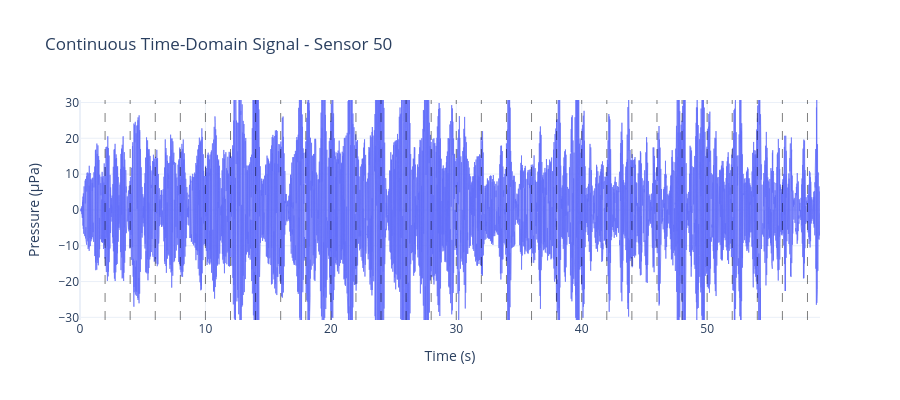
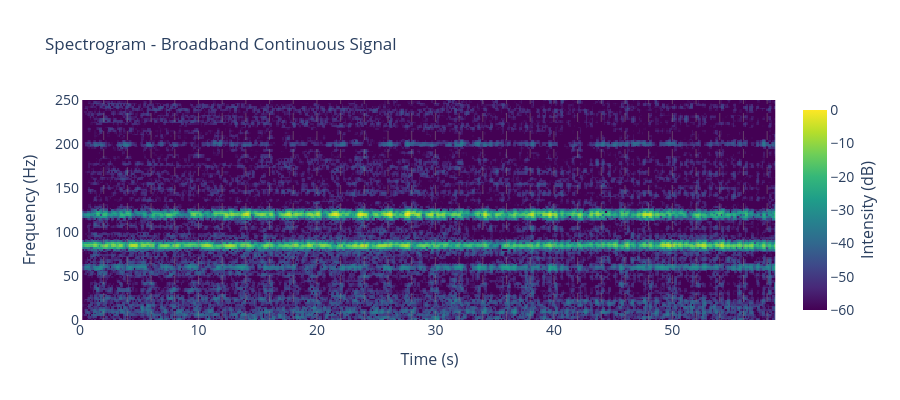

Notebook source saved alongside these figures, in order:
### Markdown cell above
## 12. Visualise Time-Domain Signal and Spectrogram

Plot the continuous time-domain signal and its spectrogram. Red dashed lines mark timestep boundaries where the propagation transfer function is updated.

**Important**: The spectrogram uses proper PSD scaling (dB re 1 µPa²/Hz) for underwater acoustics.

### Code cell
boundary_times_s = [
    i * SIM_PARAMS["time_interval"].total_seconds()
    for i in range(1, SIM_PARAMS["num_steps"])
]
signal_real = np.real(continuous_signal)

# Plot 1: Time-domain signal
fig_time = go.Figure()
fig_time.add_trace(
    go.Scatter(x=time_axis, y=signal_real, mode="lines", line=dict(width=1), opacity=0.7)
)
fig_time.update_yaxes(
    range=[np.percentile(signal_real, 1), np.percentile(signal_real, 99)],
    title_text="Pressure (µPa)",
)
fig_time.update_xaxes(title_text="Time (s)")

for t_boundary in boundary_times_s:
    fig_time.add_vline(
        x=t_boundary,
        line_color="black",
        line_dash="dash",
        opacity=0.5,
        line_width=1,
    )

fig_time.update_layout(
    title=f"Continuous Time-Domain Signal - Sensor {SENSOR_TO_ANALYZE}",
    template="plotly_white",
    height=400,
    width=900,
)
fig_time.show()

# Plot 2: Spectrogram (use plotter helper)
fig_spec = plot_spectrogram(
    signal_real,
    int(SIGNAL_PARAMS["sampling_rate_hz"]),
    n_fft=256,
    hop_length=64,
    y_lim=(0, SIGNAL_PARAMS["sampling_rate_hz"] / 2),
    yaxis_format="hz",
    fig_size=(9, 4),
)
for t_boundary in boundary_times_s:
    fig_spec.add_vline(
        x=t_boundary,
        line_color="grey",
        line_dash="dash",
        opacity=0.5,
        line_width=1,
    )
fig_spec.update_layout(title="Spectrogram - Broadband Continuous Signal")
fig_spec.show()

### Figure 1 — Plotly figure (JSON) as saved in the notebook; plotly's stock layout.template omitted (floating-point values rounded to 4 significant figures; data arrays with more than 128 entries replaced by an {"elided": "..."} marker saying what was removed)
{"data": [{"line": {"width": 1}, "mode": "lines", "opacity": 0.7, "type": "scatter", "x": {"elided": "29500 float values"}, "y": {"elided": "29500 float values"}}], "layout": {"height": 400, "shapes": [{"line": {"color": "black", "dash": "dash", "width": 1}, "opacity": 0.5, "type": "line", "x0": 2, "x1": 2, "xref": "x", "y0": 0, "y1": 1, "yref": "y domain"}, {"line": {"color": "black", "dash": "dash", "width": 1}, "opacity": 0.5, "type": "line", "x0": 4, "x1": 4, "xref": "x", "y0": 0, "y1": 1, "yref": "y domain"}, {"line": {"color": "black", "dash": "dash", "width": 1}, "opacity": 0.5, "type": "line", "x0": 6, "x1": 6, "xref": "x", "y0": 0, "y1": 1, "yref": "y domain"}, {"line": {"color": "black", "dash": "dash", "width": 1}, "opacity": 0.5, "type": "line", "x0": 8, "x1": 8, "xref": "x", "y0": 0, "y1": 1, "yref": "y domain"}, {"line": {"color": "black", "dash": "dash", "width": 1}, "opacity": 0.5, "type": "line", "x0": 10, "x1": 10, "xref": "x", "y0": 0, "y1": 1, "yref": "y domain"}, {"line": {"color": "black", "dash": "dash", "width": 1}, "opacity": 0.5, "type": "line", "x0": 12, "x1": 12, "xref": "x", "y0": 0, "y1": 1, "yref": "y domain"}, {"line": {"color": "black", "dash": "dash", "width": 1}, "opacity": 0.5, "type": "line", "x0": 14, "x1": 14, "xref": "x", "y0": 0, "y1": 1, "yref": "y domain"}, {"line": {"color": "black", "dash": "dash", "width": 1}, "opacity": 0.5, "type": "line", "x0": 16, "x1": 16, "xref": "x", "y0": 0, "y1": 1, "yref": "y domain"}, {"line": {"color": "black", "dash": "dash", "width": 1}, "opacity": 0.5, "type": "line", "x0": 18, "x1": 18, "xref": "x", "y0": 0, "y1": 1, "yref": "y domain"}, {"line": {"color": "black", "dash": "dash", "width": 1}, "opacity": 0.5, "type": "line", "x0": 20, "x1": 20, "xref": "x", "y0": 0, "y1": 1, "yref": "y domain"}, {"line": {"color": "black", "dash": "dash", "width": 1}, "opacity": 0.5, "type": "line", "x0": 22, "x1": 22, "xref": "x", "y0": 0, "y1": 1, "yref": "y domain"}, {"line": {"color": "black", "dash": "dash", "width": 1}, "opacity": 0.5, "type": "line", "x0": 24, "x1": 24, "xref": "x", "y0": 0, "y1": 1, "yref": "y domain"}, {"line": {"color": "black", "dash": "dash", "width": 1}, "opacity": 0.5, "type": "line", "x0": 26, "x1": 26, "xref": "x", "y0": 0, "y1": 1, "yref": "y domain"}, {"line": {"color": "black", "dash": "dash", "width": 1}, "opacity": 0.5, "type": "line", "x0": 28, "x1": 28, "xref": "x", "y0": 0, "y1": 1, "yref": "y domain"}, {"line": {"color": "black", "dash": "dash", "width": 1}, "opacity": 0.5, "type": "line", "x0": 30, "x1": 30, "xref": "x", "y0": 0, "y1": 1, "yref": "y domain"}, {"line": {"color": "black", "dash": "dash", "width": 1}, "opacity": 0.5, "type": "line", "x0": 32, "x1": 32, "xref": "x", "y0": 0, "y1": 1, "yref": "y domain"}, {"line": {"color": "black", "dash": "dash", "width": 1}, "opacity": 0.5, "type": "line", "x0": 34, "x1": 34, "xref": "x", "y0": 0, "y1": 1, "yref": "y domain"}, {"line": {"color": "black", "dash": "dash", "width": 1}, "opacity": 0.5, "type": "line", "x0": 36, "x1": 36, "xref": "x", "y0": 0, "y1": 1, "yref": "y domain"}, {"line": {"color": "black", "dash": "dash", "width": 1}, "opacity": 0.5, "type": "line", "x0": 38, "x1": 38, "xref": "x", "y0": 0, "y1": 1, "yref": "y domain"}, {"line": {"color": "black", "dash": "dash", "width": 1}, "opacity": 0.5, "type": "line", "x0": 40, "x1": 40, "xref": "x", "y0": 0, "y1": 1, "yref": "y domain"}, {"line": {"color": "black", "dash": "dash", "width": 1}, "opacity": 0.5, "type": "line", "x0": 42, "x1": 42, "xref": "x", "y0": 0, "y1": 1, "yref": "y domain"}, {"line": {"color": "black", "dash": "dash", "width": 1}, "opacity": 0.5, "type": "line", "x0": 44, "x1": 44, "xref": "x", "y0": 0, "y1": 1, "yref": "y domain"}, {"line": {"color": "black", "dash": "dash", "width": 1}, "opacity": 0.5, "type": "line", "x0": 46, "x1": 46, "xref": "x", "y0": 0, "y1": 1, "yref": "y domain"}, {"line": {"color": "black", "dash": "dash", "width": 1}, "opacity": 0.5, "type": "line", "x0": 48, "x1": 48, "xref": "x", "y0": 0, "y1": 1, "yref": "y domain"}, {"line": {"color": "black", "dash": "dash", "width": 1}, "opacity": 0.5, "type": "line", "x0": 50, "x1": 50, "xref": "x", "y0": 0, "y1": 1, "yref": "y domain"}, {"line": {"color": "black", "dash": "dash", "width": 1}, "opacity": 0.5, "type": "line", "x0": 52, "x1": 52, "xref": "x", "y0": 0, "y1": 1, "yref": "y domain"}, {"line": {"color": "black", "dash": "dash", "width": 1}, "opacity": 0.5, "type": "line", "x0": 54, "x1": 54, "xref": "x", "y0": 0, "y1": 1, "yref": "y domain"}, {"line": {"color": "black", "dash": "dash", "width": 1}, "opacity": 0.5, "type": "line", "x0": 56, "x1": 56, "xref": "x", "y0": 0, "y1": 1, "yref": "y domain"}, {"line": {"color": "black", "dash": "dash", "width": 1}, "opacity": 0.5, "type": "line", "x0": 58, "x1": 58, "xref": "x", "y0": 0, "y1": 1, "yref": "y domain"}], "title": {"text": "Continuous Time-Domain Signal - Sensor 50"}, "width": 900, "xaxis": {"title": {"text": "Time (s)"}}, "yaxis": {"range": [-30.74, 30.7], "title": {"text": "Pressure (µPa)"}}}}

### Figure 2 — Plotly figure (JSON) as saved in the notebook; plotly's stock layout.template omitted (floating-point values rounded to 4 significant figures; data arrays with more than 128 entries replaced by an {"elided": "..."} marker saying what was removed)
{"data": [{"colorbar": {"len": 1, "thickness": 24, "tickfont": {"size": 14}, "title": {"font": {"size": 16}, "side": "right", "text": "Intensity (dB)"}}, "colorscale": [[0, "#440154"], [0.1111, "#482878"], [0.2222, "#3e4989"], [0.3333, "#31688e"], [0.4444, "#26828e"], [0.5556, "#1f9e89"], [0.6667, "#35b779"], [0.7778, "#6ece58"], [0.8889, "#b5de2b"], [1, "#fde725"]], "type": "heatmap", "x": {"elided": "457 float values"}, "y": {"elided": "129 float values"}, "z": {"elided": "129x457 float values"}, "zmax": 0, "zmin": -60}], "layout": {"height": 400, "paper_bgcolor": "white", "plot_bgcolor": "white", "shapes": [{"line": {"color": "grey", "dash": "dash", "width": 1}, "opacity": 0.5, "type": "line", "x0": 2, "x1": 2, "xref": "x", "y0": 0, "y1": 1, "yref": "y domain"}, {"line": {"color": "grey", "dash": "dash", "width": 1}, "opacity": 0.5, "type": "line", "x0": 4, "x1": 4, "xref": "x", "y0": 0, "y1": 1, "yref": "y domain"}, {"line": {"color": "grey", "dash": "dash", "width": 1}, "opacity": 0.5, "type": "line", "x0": 6, "x1": 6, "xref": "x", "y0": 0, "y1": 1, "yref": "y domain"}, {"line": {"color": "grey", "dash": "dash", "width": 1}, "opacity": 0.5, "type": "line", "x0": 8, "x1": 8, "xref": "x", "y0": 0, "y1": 1, "yref": "y domain"}, {"line": {"color": "grey", "dash": "dash", "width": 1}, "opacity": 0.5, "type": "line", "x0": 10, "x1": 10, "xref": "x", "y0": 0, "y1": 1, "yref": "y domain"}, {"line": {"color": "grey", "dash": "dash", "width": 1}, "opacity": 0.5, "type": "line", "x0": 12, "x1": 12, "xref": "x", "y0": 0, "y1": 1, "yref": "y domain"}, {"line": {"color": "grey", "dash": "dash", "width": 1}, "opacity": 0.5, "type": "line", "x0": 14, "x1": 14, "xref": "x", "y0": 0, "y1": 1, "yref": "y domain"}, {"line": {"color": "grey", "dash": "dash", "width": 1}, "opacity": 0.5, "type": "line", "x0": 16, "x1": 16, "xref": "x", "y0": 0, "y1": 1, "yref": "y domain"}, {"line": {"color": "grey", "dash": "dash", "width": 1}, "opacity": 0.5, "type": "line", "x0": 18, "x1": 18, "xref": "x", "y0": 0, "y1": 1, "yref": "y domain"}, {"line": {"color": "grey", "dash": "dash", "width": 1}, "opacity": 0.5, "type": "line", "x0": 20, "x1": 20, "xref": "x", "y0": 0, "y1": 1, "yref": "y domain"}, {"line": {"color": "grey", "dash": "dash", "width": 1}, "opacity": 0.5, "type": "line", "x0": 22, "x1": 22, "xref": "x", "y0": 0, "y1": 1, "yref": "y domain"}, {"line": {"color": "grey", "dash": "dash", "width": 1}, "opacity": 0.5, "type": "line", "x0": 24, "x1": 24, "xref": "x", "y0": 0, "y1": 1, "yref": "y domain"}, {"line": {"color": "grey", "dash": "dash", "width": 1}, "opacity": 0.5, "type": "line", "x0": 26, "x1": 26, "xref": "x", "y0": 0, "y1": 1, "yref": "y domain"}, {"line": {"color": "grey", "dash": "dash", "width": 1}, "opacity": 0.5, "type": "line", "x0": 28, "x1": 28, "xref": "x", "y0": 0, "y1": 1, "yref": "y domain"}, {"line": {"color": "grey", "dash": "dash", "width": 1}, "opacity": 0.5, "type": "line", "x0": 30, "x1": 30, "xref": "x", "y0": 0, "y1": 1, "yref": "y domain"}, {"line": {"color": "grey", "dash": "dash", "width": 1}, "opacity": 0.5, "type": "line", "x0": 32, "x1": 32, "xref": "x", "y0": 0, "y1": 1, "yref": "y domain"}, {"line": {"color": "grey", "dash": "dash", "width": 1}, "opacity": 0.5, "type": "line", "x0": 34, "x1": 34, "xref": "x", "y0": 0, "y1": 1, "yref": "y domain"}, {"line": {"color": "grey", "dash": "dash", "width": 1}, "opacity": 0.5, "type": "line", "x0": 36, "x1": 36, "xref": "x", "y0": 0, "y1": 1, "yref": "y domain"}, {"line": {"color": "grey", "dash": "dash", "width": 1}, "opacity": 0.5, "type": "line", "x0": 38, "x1": 38, "xref": "x", "y0": 0, "y1": 1, "yref": "y domain"}, {"line": {"color": "grey", "dash": "dash", "width": 1}, "opacity": 0.5, "type": "line", "x0": 40, "x1": 40, "xref": "x", "y0": 0, "y1": 1, "yref": "y domain"}, {"line": {"color": "grey", "dash": "dash", "width": 1}, "opacity": 0.5, "type": "line", "x0": 42, "x1": 42, "xref": "x", "y0": 0, "y1": 1, "yref": "y domain"}, {"line": {"color": "grey", "dash": "dash", "width": 1}, "opacity": 0.5, "type": "line", "x0": 44, "x1": 44, "xref": "x", "y0": 0, "y1": 1, "yref": "y domain"}, {"line": {"color": "grey", "dash": "dash", "width": 1}, "opacity": 0.5, "type": "line", "x0": 46, "x1": 46, "xref": "x", "y0": 0, "y1": 1, "yref": "y domain"}, {"line": {"color": "grey", "dash": "dash", "width": 1}, "opacity": 0.5, "type": "line", "x0": 48, "x1": 48, "xref": "x", "y0": 0, "y1": 1, "yref": "y domain"}, {"line": {"color": "grey", "dash": "dash", "width": 1}, "opacity": 0.5, "type": "line", "x0": 50, "x1": 50, "xref": "x", "y0": 0, "y1": 1, "yref": "y domain"}, {"line": {"color": "grey", "dash": "dash", "width": 1}, "opacity": 0.5, "type": "line", "x0": 52, "x1": 52, "xref": "x", "y0": 0, "y1": 1, "yref": "y domain"}, {"line": {"color": "grey", "dash": "dash", "width": 1}, "opacity": 0.5, "type": "line", "x0": 54, "x1": 54, "xref": "x", "y0": 0, "y1": 1, "yref": "y domain"}, {"line": {"color": "grey", "dash": "dash", "width": 1}, "opacity": 0.5, "type": "line", "x0": 56, "x1": 56, "xref": "x", "y0": 0, "y1": 1, "yref": "y domain"}, {"line": {"color": "grey", "dash": "dash", "width": 1}, "opacity": 0.5, "type": "line", "x0": 58, "x1": 58, "xref": "x", "y0": 0, "y1": 1, "yref": "y domain"}], "title": {"text": "Spectrogram - Broadband Continuous Signal"}, "width": 900, "xaxis": {"range": [0, 59], "showgrid": false, "tickfont": {"size": 14}, "title": {"font": {"size": 16}, "text": "Time (s)"}}, "yaxis": {"range": [0, 250], "showgrid": false, "tickfont": {"size": 14}, "title": {"font": {"size": 16}, "text": "Frequency (Hz)"}}}}
